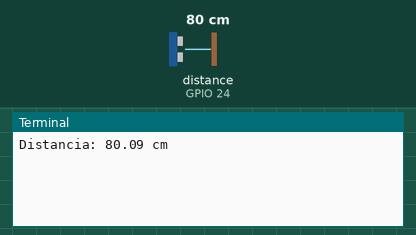
This program was run on a simulated Raspberry Pi (BCM pin numbers). On the bench: the last lines printed to the terminal. Inputs (shaded band) come from the test bench; at power-on: distance to the obstacle (sensor on GPIO 24) 80 cm. The echo pulse lasts 58.3 µs per cm; the clock reads 2024-03-15 10:24:30 at power-on unless the program sets it.

Above: at 1.2 s.
1.3 s: distance to the obstacle (sensor on GPIO 24) set to 2 cm
At 1.3 s:
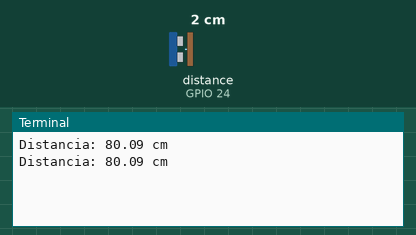
2.8 s: distance to the obstacle (sensor on GPIO 24) set to 4 cm
At 4.3 s:
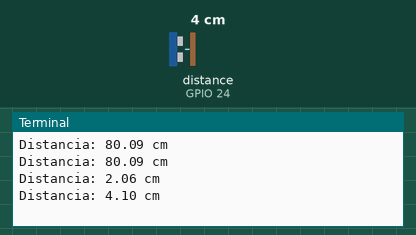
Timing chart, 0 to 5.8 s (numbered marks = the images above; inputs shaded):
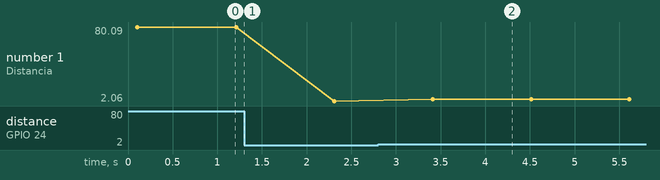

The program:

Ejer_2_Ultra_v1.py
```python
import RPi.GPIO as GPIO
import time

# GPIO modo BCM (Nomenclatura)
GPIO.setmode(GPIO.BCM)

# DEFINE PINS
TRIG_PIN = 23                           # GPIO23 Activa Detector
ECHO_PIN = 24                           # GPIO24 Objeto Detectado

# CONFIGURACIÓN PIN's (IN,OUT)
GPIO.setup(TRIG_PIN, GPIO.OUT)          # PIN 23: OUT
GPIO.setup(ECHO_PIN, GPIO.IN)           # PIN 24: IN

# Detección/Medición distancia()
def measure_distance():
    # Me aseguro TRIG_PIN a "0"
    GPIO.output(TRIG_PIN, False)        # PIN 23: Pongo a "0"
    time.sleep(0.1)                     # Espero Ojitos se estabilice

    # Pulso disparo corto TRIG_PIN
    GPIO.output(TRIG_PIN, True)         # PIN 23: Pongo a "1"
    time.sleep(0.00001)                 #
    GPIO.output(TRIG_PIN, False)        # PIN 23: Pongo a "0"

    # Espera que ECHO_PIN detecte
    while GPIO.input(ECHO_PIN) == 0:    # Mientras ECHO_PIN = "0"
        pulse_start = time.time()       # variable "pulse_start" = tiempo actual

    # Espera que ECHO_PIN termine
    while GPIO.input(ECHO_PIN) == 1:    # Mientras ECHO_PIN = "1"
        pulse_end = time.time()         # variable "pulse_end"   = tiempo actual

    # Calcula tiempo de detección objeto
    pulse_duration = pulse_end - pulse_start

    # Calculate distance in centimeters
    distance = (pulse_duration * 34300) / 2

    return distance


# VOID MAIN

try:
    while True:                             # BUCLE: Infinito
        dist = measure_distance()           # variable "dist" = función "measure_distance()"
        print(f"Distancia: {dist:.2f} cm")  # print ("mensaje")
        time.sleep(1)                       # Espero 1Seg, siguiente medición

except KeyboardInterrupt:                   # EXCEPCIÓN: Teclado
    GPIO.cleanup()                          # Clean up GPIO on Ctrl+C


finally:                                    # FINALMENTE:
    GPIO.cleanup()                          # Clean up GPIO on script exit
    
```

Measured:
- after the input at 2.8 s, the terminal: prints a new line after 0.61 s (image 2)
- plotted number 1: 80.09 → 2.06 after the input at 1.3 s, 2.06 → 4.1 after the input at 2.8 s
